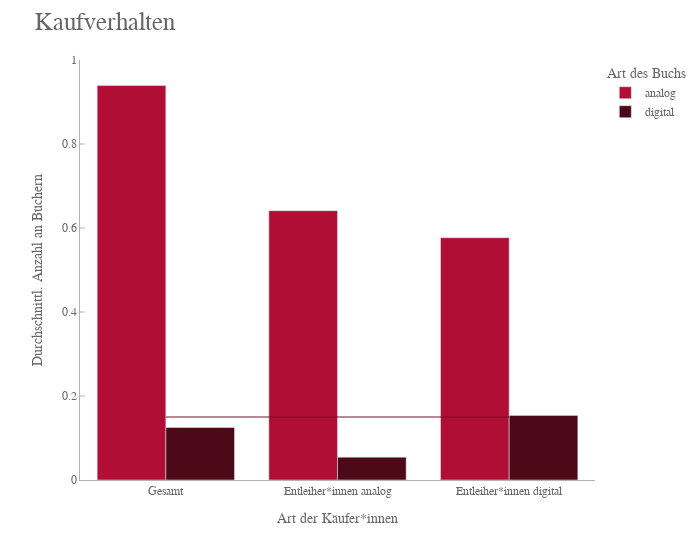

This figure's notebook cell:
### Markdown cell above
### Wie ist das Kaufverhalten der aktiven Buchkäufer*innen (aufgeschlüsselt)?
Diese Grafik wurde in der Präsentation (Dashboard) verwendet.

### Code cell
fig1 = px.bar(gfk_df_data, x="buyer", y="purchases_per_buyer", color='medium', barmode='group',
                    color_discrete_map={
                        'analog': light_red,
                        'digital': dark_red,
                    })
                    
fig1.add_trace(go.Scatter(x=['Gesamt', "Entleiher*innen digital"], y=[0.15, 0.15], mode='lines', line=dict(color=red, width=1), showlegend=False))

fig1.update_layout(title='Kaufverhalten',
                    title_font_size=25,
                    xaxis_title='Art der Käufer*innen',
                    yaxis_title='Durchschnittl. Anzahl an Büchern',
                    font_family='Gravitas One',
                    font_color=dark_grey,
                    width=700,
                    plot_bgcolor=white,
                    legend_title_text='Art des Buchs'
                )

fig1.update_xaxes(fixedrange=True, linecolor=grey, dtick=1)
fig1.update_yaxes(tick0=0, ticks='inside', range=[0,1], tickcolor=grey, linecolor=grey, tickformat='.2')

### Figure 1 — Plotly figure (JSON) as saved in the notebook; plotly's stock layout.template omitted (floating-point values rounded to 4 significant figures)
{"data": [{"alignmentgroup": "True", "hovertemplate": "medium=analog<br>buyer=%{x}<br>purchases_per_buyer=%{y}<extra></extra>", "legendgroup": "analog", "marker": {"color": "#b00e34", "pattern": {"shape": ""}}, "name": "analog", "offsetgroup": "analog", "orientation": "v", "showlegend": true, "textposition": "auto", "type": "bar", "x": ["Gesamt", "Entleiher*innen analog", "Entleiher*innen digital"], "xaxis": "x", "y": [0.9392, 0.6413, 0.5769], "yaxis": "y"}, {"alignmentgroup": "True", "hovertemplate": "medium=digital<br>buyer=%{x}<br>purchases_per_buyer=%{y}<extra></extra>", "legendgroup": "digital", "marker": {"color": "#4c0a18", "pattern": {"shape": ""}}, "name": "digital", "offsetgroup": "digital", "orientation": "v", "showlegend": true, "textposition": "auto", "type": "bar", "x": ["Gesamt", "Entleiher*innen analog", "Entleiher*innen digital"], "xaxis": "x", "y": [0.125, 0.05435, 0.1538], "yaxis": "y"}, {"line": {"color": "#810a26", "width": 1}, "mode": "lines", "showlegend": false, "type": "scatter", "x": ["Gesamt", "Entleiher*innen digital"], "y": [0.15, 0.15]}], "layout": {"barmode": "group", "font": {"color": "#666666", "family": "Gravitas One"}, "legend": {"title": {"text": "Art des Buchs"}, "tracegroupgap": 0}, "margin": {"t": 60}, "plot_bgcolor": "#ffffff", "title": {"font": {"size": 25}, "text": "Kaufverhalten"}, "width": 700, "xaxis": {"anchor": "y", "domain": [0, 1], "dtick": 1, "fixedrange": true, "linecolor": "#b3b3b3", "title": {"text": "Art der Käufer*innen"}}, "yaxis": {"anchor": "x", "domain": [0, 1], "linecolor": "#b3b3b3", "range": [0, 1], "tick0": 0, "tickcolor": "#b3b3b3", "tickformat": ".2", "ticks": "inside", "title": {"text": "Durchschnittl. Anzahl an Büchern"}}}}
